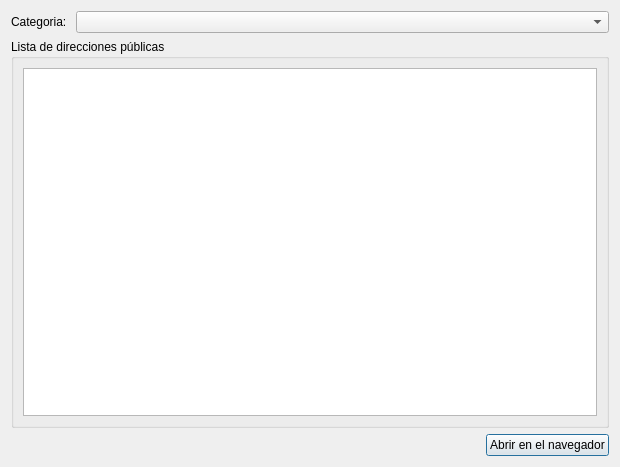
<?xml version="1.0" encoding="UTF-8"?>
<ui version="4.0">
 <class>PublicUrlDialog</class>
 <widget class="QDialog" name="PublicUrlDialog">
  <property name="geometry">
   <rect>
    <x>0</x>
    <y>0</y>
    <width>620</width>
    <height>467</height>
   </rect>
  </property>
  <property name="windowTitle">
   <string>Dialog</string>
  </property>
  <layout class="QVBoxLayout" name="verticalLayout_2">
   <item>
    <layout class="QHBoxLayout" name="horizontalLayout_2">
     <item>
      <widget class="QLabel" name="label">
       <property name="sizePolicy">
        <sizepolicy hsizetype="Fixed" vsizetype="Preferred">
         <horstretch>0</horstretch>
         <verstretch>0</verstretch>
        </sizepolicy>
       </property>
       <property name="text">
        <string>Categoria: </string>
       </property>
      </widget>
     </item>
     <item>
      <widget class="QComboBox" name="categoryComboBox"/>
     </item>
    </layout>
   </item>
   <item>
    <widget class="QGroupBox" name="groupBox">
     <property name="title">
      <string>Lista de direcciones públicas</string>
     </property>
     <layout class="QVBoxLayout" name="verticalLayout">
      <item>
       <widget class="QTableView" name="urlTableView">
        <property name="selectionMode">
         <enum>QAbstractItemView::SelectionMode::SingleSelection</enum>
        </property>
        <property name="showGrid">
         <bool>false</bool>
        </property>
       </widget>
      </item>
     </layout>
    </widget>
   </item>
   <item>
    <layout class="QHBoxLayout" name="horizontalLayout">
     <item>
      <spacer name="horizontalSpacer">
       <property name="orientation">
        <enum>Qt::Orientation::Horizontal</enum>
       </property>
       <property name="sizeHint" stdset="0">
        <size>
         <width>40</width>
         <height>20</height>
        </size>
       </property>
      </spacer>
     </item>
     <item>
      <widget class="QPushButton" name="openPushButton">
       <property name="text">
        <string>Abrir en el navegador</string>
       </property>
      </widget>
     </item>
    </layout>
   </item>
  </layout>
 </widget>
 <resources/>
 <connections/>
</ui>
